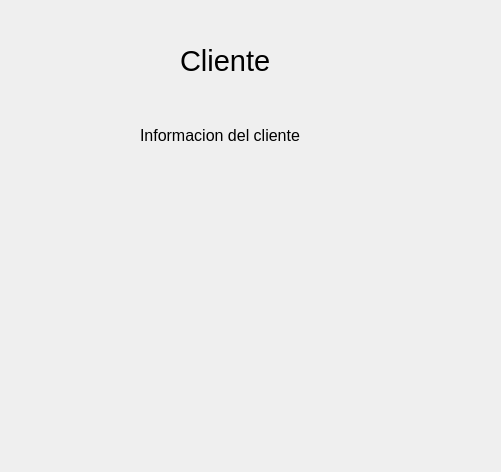
<?xml version="1.0" encoding="UTF-8"?>
<ui version="4.0">
 <class>Form</class>
 <widget class="QWidget" name="Form">
  <property name="geometry">
   <rect>
    <x>0</x>
    <y>0</y>
    <width>501</width>
    <height>472</height>
   </rect>
  </property>
  <property name="windowTitle">
   <string>Form</string>
  </property>
  <widget class="QLabel" name="label">
   <property name="geometry">
    <rect>
     <x>180</x>
     <y>40</y>
     <width>161</width>
     <height>41</height>
    </rect>
   </property>
   <property name="font">
    <font>
     <pointsize>22</pointsize>
    </font>
   </property>
   <property name="text">
    <string>Cliente</string>
   </property>
  </widget>
  <widget class="QLabel" name="label_2">
   <property name="geometry">
    <rect>
     <x>140</x>
     <y>110</y>
     <width>221</width>
     <height>51</height>
    </rect>
   </property>
   <property name="font">
    <font>
     <pointsize>12</pointsize>
    </font>
   </property>
   <property name="text">
    <string>Informacion del cliente</string>
   </property>
  </widget>
 </widget>
 <resources/>
 <connections/>
</ui>
